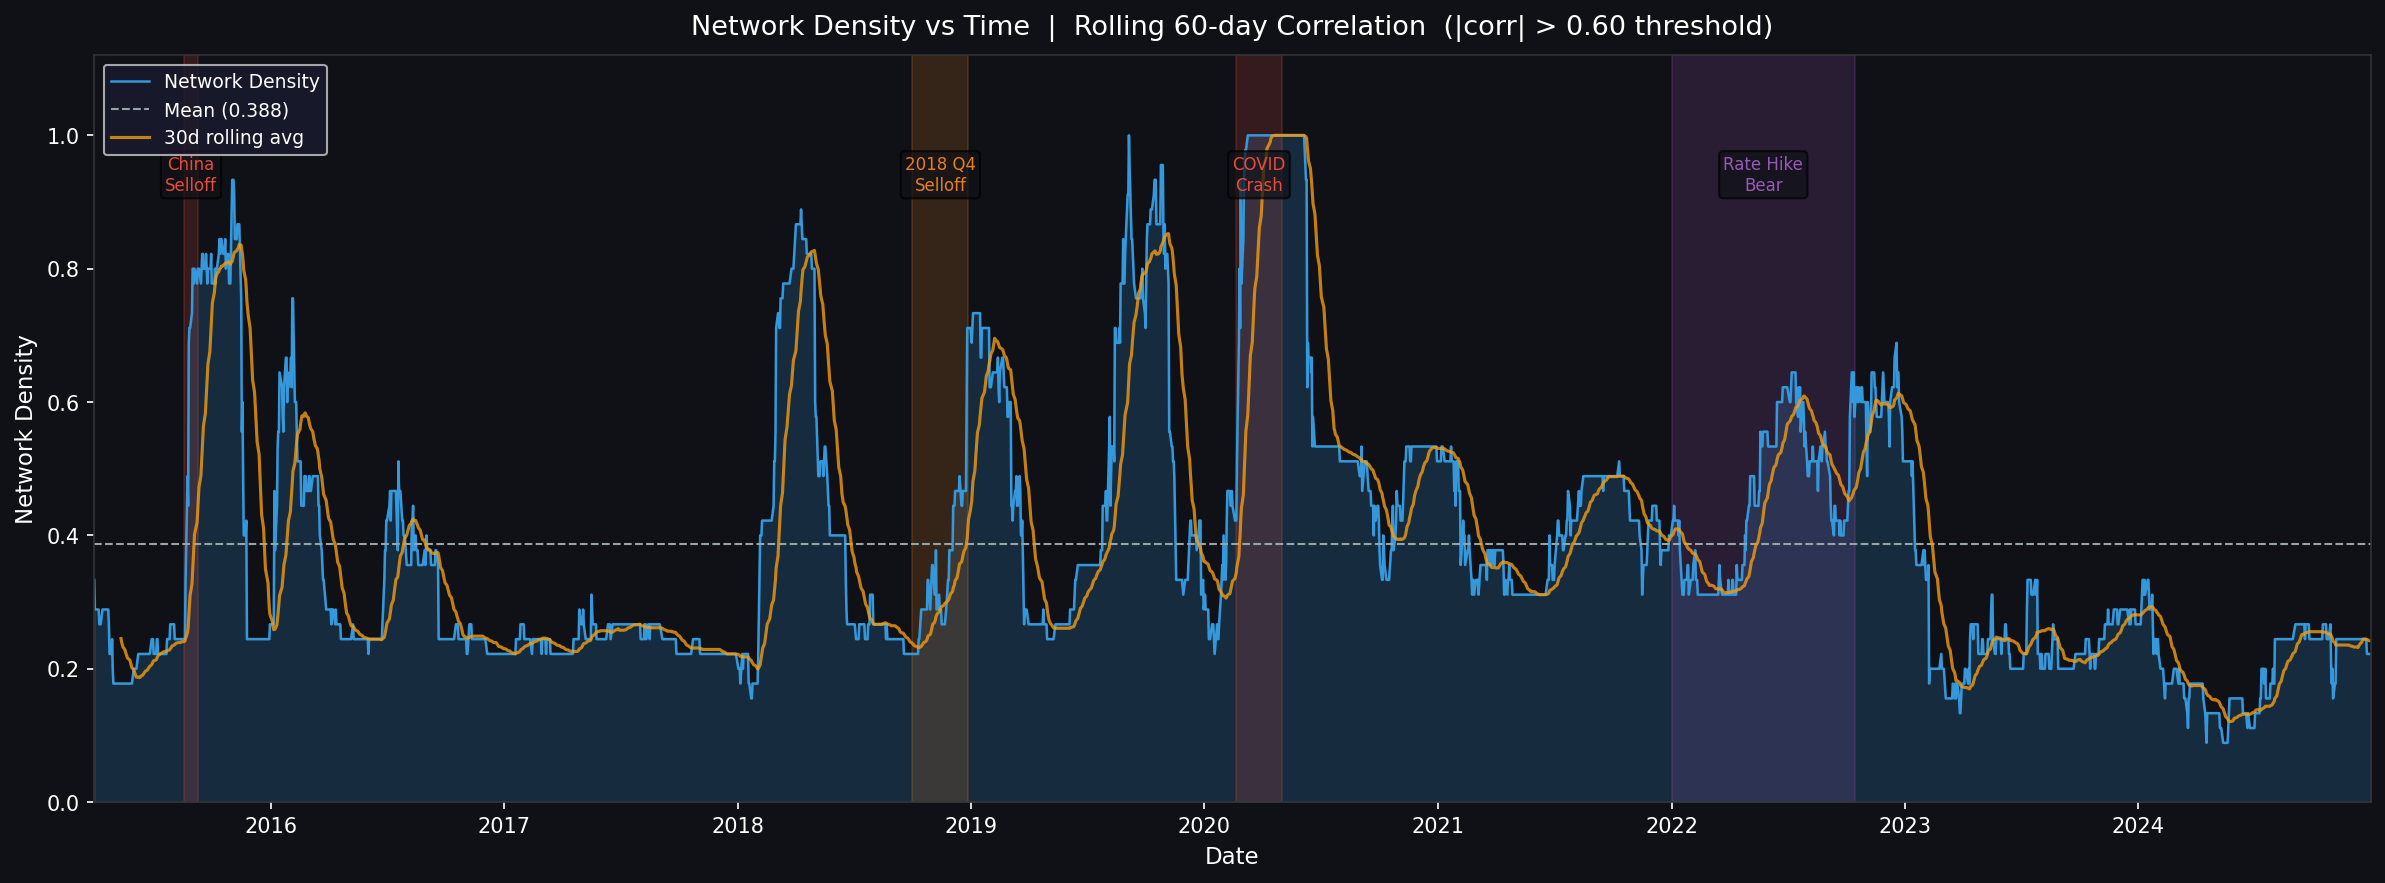

The Python source for this figure:
"""
Density Validation — Network density vs time with crisis annotations.
Checks that density spikes during known crisis windows.
"""

import numpy as np
import pandas as pd
import networkx as nx
import matplotlib
matplotlib.use("Agg")
import matplotlib.pyplot as plt
import yfinance as yf
import warnings
warnings.filterwarnings("ignore")
from hmmlearn import hmm

# ── Config ────────────────────────────────────────────────────────────────────
TICKERS = ["JPM","BAC","GS","MS","C","XOM","CVX","AAPL","MSFT","NVDA"]
START, END   = "2015-01-01", "2024-12-31"   # extended to capture GFC aftermath & COVID
WINDOW       = 60
CORR_THRESH  = 0.60

CRISIS_WINDOWS = [
    ("2015-08-18", "2015-09-10",  "China\nSelloff"),
    ("2018-10-01", "2018-12-28",  "2018 Q4\nSelloff"),
    ("2020-02-20", "2020-05-01",  "COVID\nCrash"),
    ("2022-01-01", "2022-10-15",  "Rate Hike\nBear"),
]

# ── Download & returns ────────────────────────────────────────────────────────
print("Downloading data ...")
raw  = yf.download(TICKERS, start=START, end=END, auto_adjust=True, progress=False)["Close"].dropna()
rets = np.log(raw / raw.shift(1)).dropna()
T    = len(rets)
dates_all = rets.index
print(f"  {T} days")

# ── Rolling 60d correlation → graph → density ─────────────────────────────────
print("Computing rolling density ...")
density_ts = {}
for i, date in enumerate(dates_all[WINDOW - 1:]):
    w_rets = rets.iloc[i : i + WINDOW]
    corr   = w_rets.corr()
    G = nx.Graph()
    G.add_nodes_from(corr.columns)
    n = len(corr)
    for a in range(n):
        for b in range(a + 1, n):
            if abs(corr.iloc[a, b]) > CORR_THRESH:
                G.add_edge(corr.columns[a], corr.columns[b], weight=abs(corr.iloc[a, b]))
    density_ts[date] = nx.density(G)

density = pd.Series(density_ts)
print(f"  Done. Mean={density.mean():.4f}  Max={density.max():.4f}")

# ── Quantitative crisis spike check ──────────────────────────────────────────
print("\n── Crisis spike validation ──────────────────────────────────────────")
baseline = density.mean()
print(f"  Baseline mean density (full period): {baseline:.4f}\n")
print(f"  {'Crisis':<22} {'Avg Density':>12}  {'vs Baseline':>12}  {'Spike?':>8}")
print(f"  {'-'*60}")
for s, e, label in CRISIS_WINDOWS:
    mask   = (density.index >= s) & (density.index <= e)
    if mask.sum() == 0:
        continue
    avg    = density[mask].mean()
    pct    = (avg / baseline - 1) * 100
    spike  = "✓ YES" if avg > baseline * 1.05 else "✗ NO"
    name   = label.replace("\n", " ")
    print(f"  {name:<22} {avg:>12.4f}  {pct:>+11.1f}%  {spike:>8}")

# ── Plot ──────────────────────────────────────────────────────────────────────
fig, ax = plt.subplots(figsize=(16, 6), facecolor="#0f1117")
ax.set_facecolor("#0f1117")
for spine in ax.spines.values():
    spine.set_edgecolor("#333")
ax.tick_params(colors="white")
ax.xaxis.label.set_color("white")
ax.yaxis.label.set_color("white")

# Density area + line
ax.fill_between(density.index, density.values, alpha=0.20, color="#3498db")
ax.plot(density.index, density.values, color="#3498db", linewidth=1.2, label="Network Density")

# Baseline
ax.axhline(baseline, color="#95a5a6", linewidth=1.0, linestyle="--", label=f"Mean ({baseline:.3f})")

# Crisis windows
colors_c = ["#e74c3c", "#e67e22", "#e74c3c", "#9b59b6"]
for (s, e, label), col in zip(CRISIS_WINDOWS, colors_c):
    s_ts = pd.Timestamp(s)
    e_ts = pd.Timestamp(e)
    if s_ts < density.index[0]:
        continue
    ax.axvspan(s_ts, e_ts, alpha=0.18, color=col)
    ax.text(
        s_ts + (e_ts - s_ts) / 2,
        density.max() * 0.97,
        label, color=col, fontsize=8,
        ha="center", va="top",
        bbox=dict(boxstyle="round,pad=0.25", fc="#0f1117", alpha=0.7),
    )

# Rolling 30d mean overlay
smooth = density.rolling(30).mean()
ax.plot(density.index, smooth.values, color="#f39c12", linewidth=1.5,
        linestyle="-", alpha=0.8, label="30d rolling avg")

ax.set_title("Network Density vs Time  |  Rolling 60-day Correlation  (|corr| > 0.60 threshold)",
             color="white", fontsize=13, pad=10)
ax.set_ylabel("Network Density", color="white", fontsize=11)
ax.set_xlabel("Date", color="white", fontsize=11)
ax.legend(facecolor="#1a1a2e", labelcolor="white", fontsize=9, loc="upper left")
ax.set_ylim(0, density.max() * 1.12)
ax.set_xlim(density.index[0], density.index[-1])

plt.tight_layout()
out = "models/network/density_validation.png"
plt.savefig(out, dpi=150, bbox_inches="tight", facecolor="#0f1117")
print(f"\nPlot saved → {out}")
